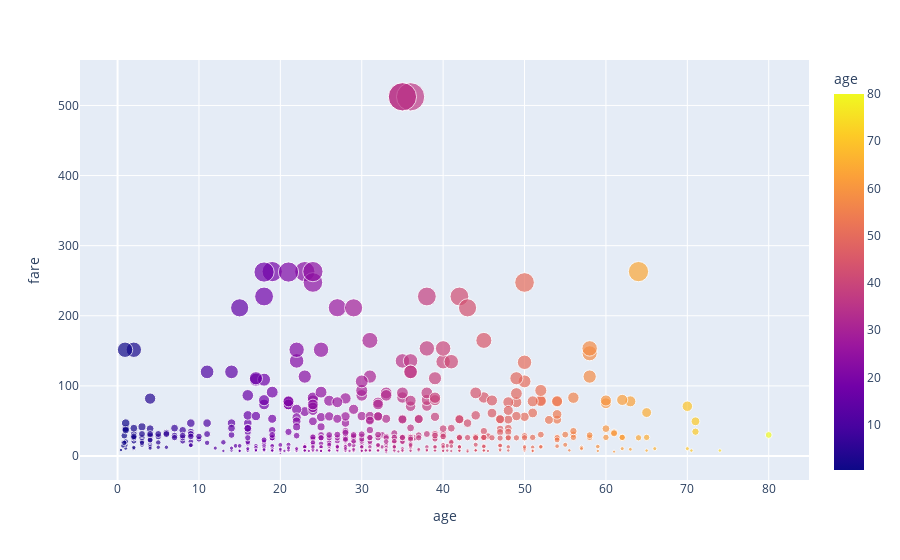

The notebook cell this image was saved under:
### Code cell
import plotly.express as px
fig = px.scatter(data_frame= titanic, x = "age", y = "fare", color="age",size="fare")
fig.show()

### Figure 1 — Plotly figure (JSON) as saved in the notebook; plotly's stock layout.template omitted (floating-point values rounded to 4 significant figures; data arrays with more than 128 entries replaced by an {"elided": "..."} marker saying what was removed)
{"data": [{"hovertemplate": "age=%{marker.color}<br>fare=%{marker.size}<extra></extra>", "legendgroup": "", "marker": {"color": {"elided": "891 float values"}, "coloraxis": "coloraxis", "size": {"elided": "891 float values"}, "sizemode": "area", "sizeref": 1.281, "symbol": "circle"}, "mode": "markers", "name": "", "orientation": "v", "showlegend": false, "type": "scatter", "x": {"elided": "891 float values"}, "xaxis": "x", "y": {"elided": "891 float values"}, "yaxis": "y"}], "layout": {"autosize": true, "coloraxis": {"colorbar": {"title": {"text": "age"}}, "colorscale": [[0, "#0d0887"], [0.1111, "#46039f"], [0.2222, "#7201a8"], [0.3333, "#9c179e"], [0.4444, "#bd3786"], [0.5556, "#d8576b"], [0.6667, "#ed7953"], [0.7778, "#fb9f3a"], [0.8889, "#fdca26"], [1, "#f0f921"]]}, "legend": {"itemsizing": "constant", "tracegroupgap": 0}, "margin": {"t": 60}, "xaxis": {"anchor": "y", "autorange": true, "domain": [0, 1], "range": [-4.737, 85.01], "title": {"text": "age"}, "type": "linear"}, "yaxis": {"anchor": "x", "autorange": true, "domain": [0, 1], "range": [-40.03, 589.0], "title": {"text": "fare"}, "type": "linear"}}}
